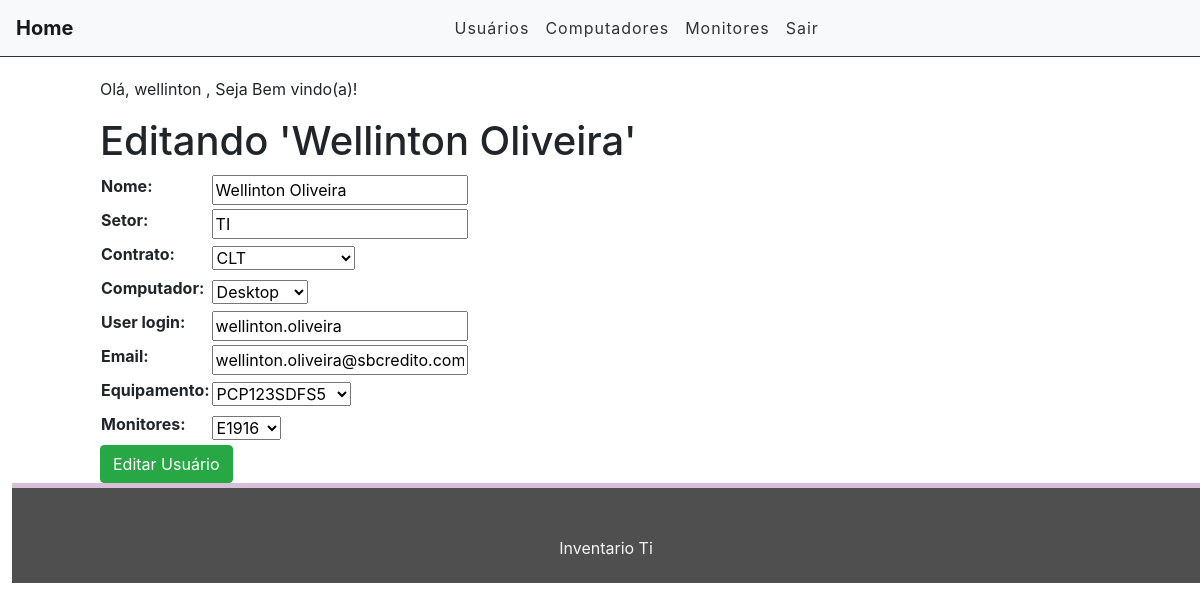
Before: /usuarios/usuarios/edit/1 (signed in) with the older database file.
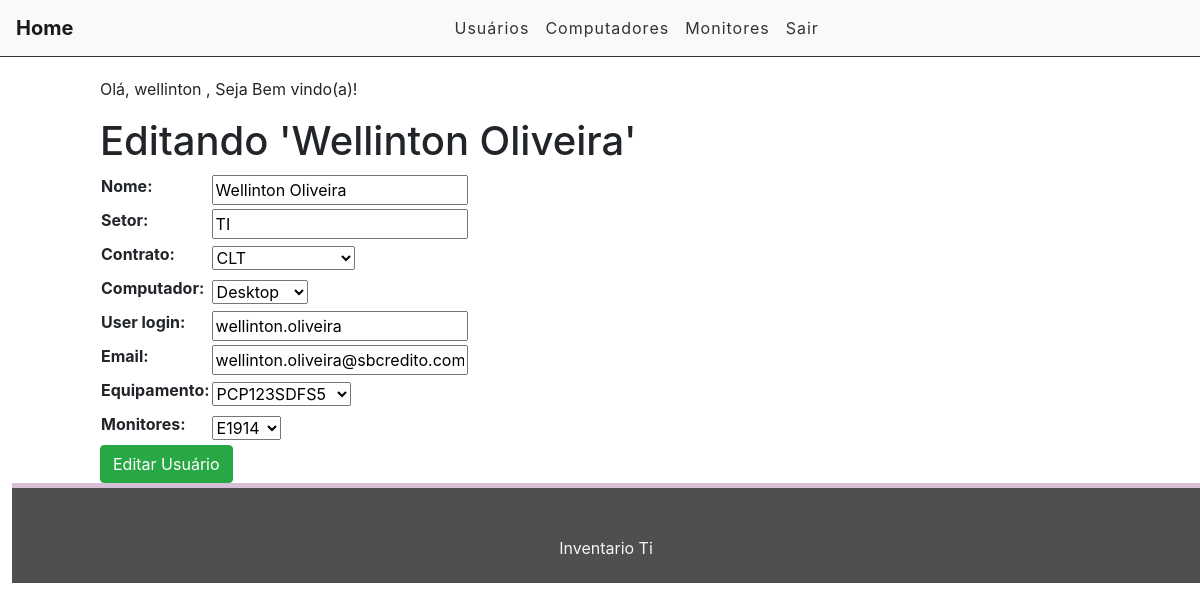
After: the same page with the newer database file.
### usuarios/models.py (models this page shows, shortened)
class Usuario(models.Model):
    CONTRATO = (('CLT', 'CLT'), ('PJ', 'Pessoa Juridica'), ('EST', 'Estágiario'),)
    contrato = models.CharField(max_length=3, choices= CONTRATO, blank=False, null=False, default='CLT')
    COMPUTADOR = (('PCP', 'Desktop'), ('NOT', 'Notebook'),('PTC', 'Particular'),)
    computador = models.CharField(max_length=3, choices=COMPUTADOR, blank=False, null=False, default='PCP')
    nome = models.CharField(max_length=50)
    user_login = models.CharField(max_length=30)
    email = models.EmailField(max_length=50)
    setor = models.CharField(max_length=30)
    equipamento_em_uso = models.ForeignKey(Maquinas, default=1, verbose_name="Equipamento", on_delete=models.SET_DEFAULT)
    monitor_em_uso = models.ForeignKey(Monitor, default=1, related_name="Monitor_Estoque", verbose_name="Monitores", on_delete=models.SET_DEFAULT)

### usuarios/views.py (the view)
# urls.py: path('usuarios/edit/<int:id>', views.editUsuario, name='edit_usuario'),
@login_required
def editUsuario(request, id):
    views = get_object_or_404(Usuario, pk=id)
    form = UsuarioForm(instance=views)
    if(request.method == 'POST'):
        form = UsuarioForm(request.POST, instance=views)
        if(form.is_valid()):
            views.save()
            messages.info(request, 'Usuário editado com sucesso.')
            return redirect('usuario_list')
        else:
            return render(request, 'usuarios/edit-usuario.html', {'form': form, 'views': views})
    else:
        return render(request, 'usuarios/edit-usuario.html', {'form': form, 'views': views})

### usuarios/forms.py
class UsuarioForm(forms.ModelForm):
    class Meta:
        model = Usuario
        fields = (
            'nome', 'setor' ,'contrato', 'computador', 'user_login', 'email', 'equipamento_em_uso',  'monitor_em_uso',
            )

### computadores/models.py (called while the page is built)
    def __str__(self):
        return self.nome_pc

### monitores/models.py (called while the page is built)
    def __str__(self):
        return self.modelo

### inventario/templates/usuarios/edit-usuario.html (shortened to what this page needs)
{% extends 'base2.html' %}
{% load static %}
{% load crispy_forms_tags %}
{% block content %}
<div class="offset-1 col-10 list-div">
    <p>Olá, {{ request.user.username }} , Seja Bem vindo(a)!</p>
    <h1> Editando '{{ views.nome }}' </h1>
    <form method="POST">
        <table>
            {{ form.as_table }}
        </table>
        <input type="submit" class="btn btn-success" value="Editar Usuário">
    </form>
</div>
{% endblock %}

Changed rows visible on the page:
changed Usuario "Wellinton Oliveira": monitor_em_uso "E1916" → "E1914"
